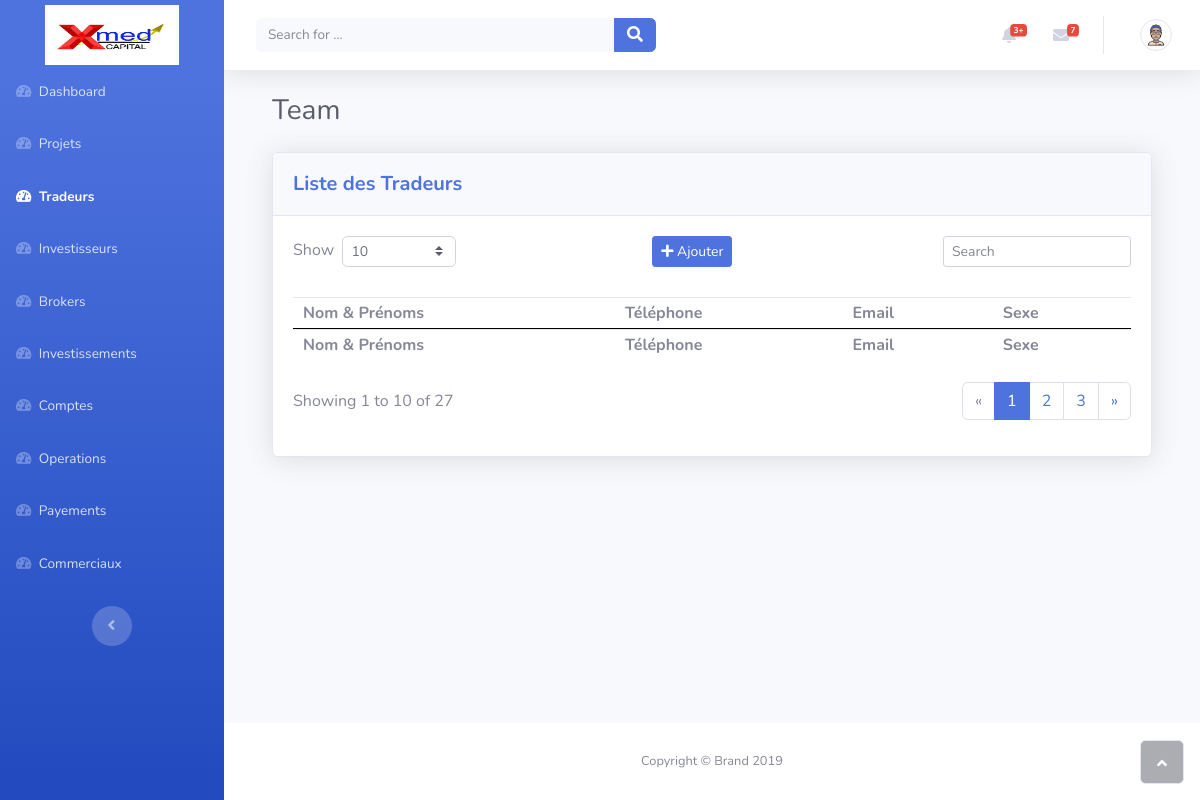
Page /tradeurs/ on the earlier database version.
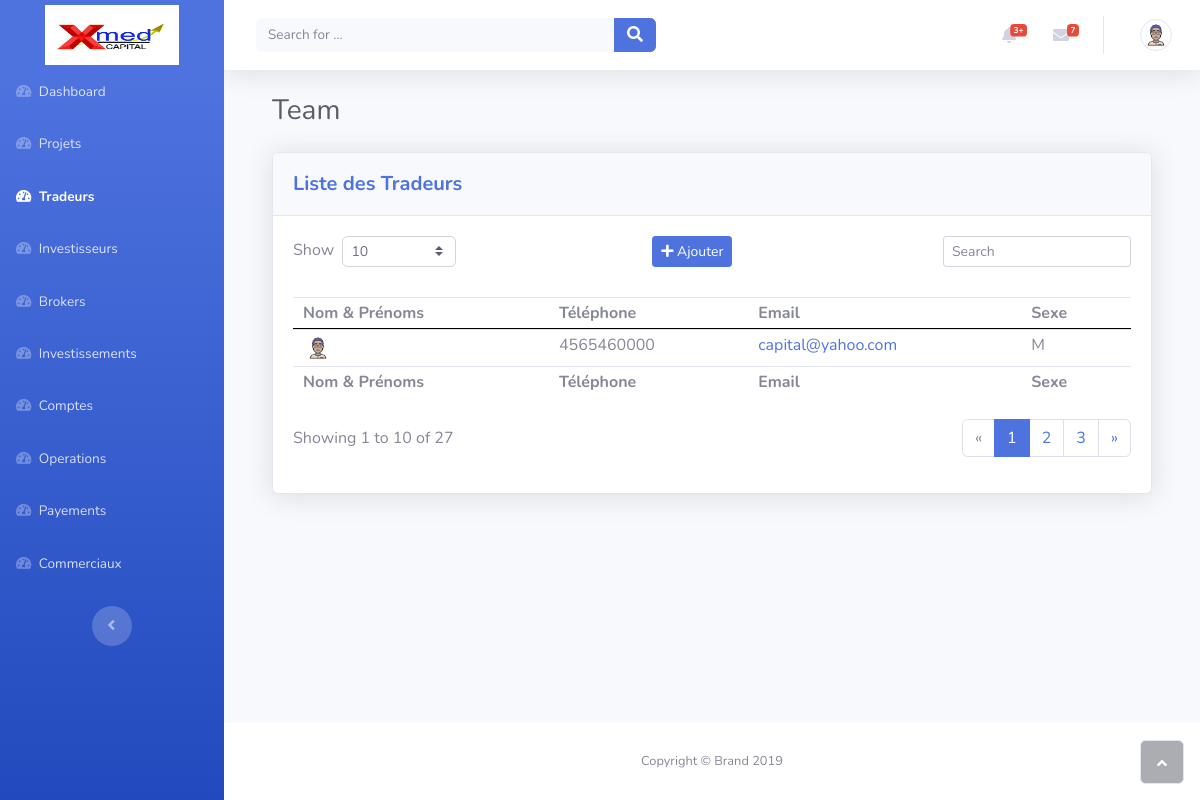
Same page on the later database version.
### tradeur/models.py (models this page shows)
class Tradeur(User):
    telephone = models.CharField(max_length=20, unique=True)
    sexe = models.CharField(max_length=1)
    avatar = models.ImageField(upload_to="photos/", null=True, blank=True)

### tradeur/views.py (the view)
# urls.py: path('', views.index, name="brokers"),
def index(request):
    context = {
        "tradeurs": Tradeur.objects.all()
    }
    return render(request, 'tradeur/index.html', context)

### investisseur/context_processors.py (called while the page is built)
def infos_investisseur(request):
    try:
        investisseur = Investisseur.objects.get(id=request.user.id)
    except Investisseur.DoesNotExist:
        investisseur = None
    context = {'investisseur': investisseur}
    return context

### tradeur/templates/tradeur/index.html (shortened to what this page needs)
{% extends 'base.html' %}
{% load static %}
{% block stylesheets %}
	<link rel="stylesheet" type="text/css" href="{% static 'css/tradeur/index.css' %}">
{% endblock %}
{% block content %}
	<div class="container-fluid">
		<div class="container-fluid">
			<h3 class="text-dark mb-4">Team</h3>
			<div class="card shadow">
				<div class="card-header py-3">
					<p class="text-primary m-0 font-weight-bold lead">Liste des Tradeurs</p>
				</div>
				<div class="card-body">
					<div class="row">
						<div class="col-md-5 text-nowrap">
							<div id="dataTable_length" class="dataTables_length" aria-controls="dataTable">
								<label>
									Show
									<select class="form-control form-control-sm custom-select custom-select-sm">
										<option value="10" selected>10</option>
									</select>
								</label>
							</div>
						</div>
						<div class="col-md-2">
							<div class="mb-3">
								<a class="btn btn-primary btn-sm" href="{% url 'ajouter_tradeur' %} ">
									<i class="fas fa-plus"></i>
									Ajouter
								</a>
							</div>
						</div>
						<div class="col-md-5">
							<div class="text-md-right dataTables_filter" id="dataTable_filter">
								<label>
									<input type="search" class="form-control form-control-sm" aria-controls="dataTable" placeholder="Search" />
								</label>
							</div>
						</div>
					</div>
					<div class="table-responsive table mt-2" id="dataTable" role="grid" aria-describedby="dataTable_info">
						<table class="table dataTable my-0" id="dataTable">
							<thead>
								<tr>
									<th>Nom & Prénoms</th>
									<th>Téléphone</th>
									<th>Email</th>
									<th>Sexe</th>
								</tr>
							</thead>
							<tbody>
                                {% for tradeur in tradeurs %}
                                    <tr onclick="console.log('ok'); window.location = '{% url "profile_tradeur" pk=tradeur.id %}';" style="cursor: pointer;">
                                        <td>
                                            {% if tradeur.avatar %}
                                                <img class="rounded-circle mr-2" width="30" height="30" src="{{tradeur.avatar.url}}"  alt="avatar"/>
                                            {% else %}
                                                <img class="rounded-circle mr-2" width="30" height="30" src="{% static 'img/avatars/avatar6.png' %}"  alt="avatar"/>
                                            {% endif %}
                                        </td>
                                        <td>{{ tradeur.telephone }}</td>
                                        <td><a href="mailto:{{ tradeur.email }}">{{ tradeur.email }}</a></td>
                                        <td>{{ tradeur.sexe }}</td>
                                    </tr>
                                {% endfor %}
							</tbody>
							<tfoot>
								<tr>
									<td><strong>Nom & Prénoms</strong></td>
									<td><strong>Téléphone</strong></td>
									<td><strong>Email</strong></td>
									<td><strong>Sexe</strong></td>
								</tr>
							</tfoot>
						</table>
					</div>
					<div class="row">
						<div class="col-md-6 align-self-center">
							<p id="dataTable_info" class="dataTables_info" role="status" aria-live="polite">Showing 1 to 10 of 27</p>
						</div>
						<div class="col-md-6">
							<nav class="d-lg-flex justify-content-lg-end dataTables_paginate paging_simple_numbers">
								<ul class="pagination">
									<li class="page-item disabled"><a class="page-link" href="#" aria-label="Previous"><span aria-hidden="true">«</span></a></li>
									<li class="page-item active"><a class="page-link" href="#">1</a></li>
									<li class="page-item"><a class="page-link" href="#">2</a></li>
									<li class="page-item"><a class="page-link" href="#">3</a></li>
									<li class="page-item"><a class="page-link" href="#" aria-label="Next"><span aria-hidden="true">»</span></a></li>
								</ul>
							</nav>
						</div>
					</div>
				</div>
			</div>
		</div>
	</div>
{% endblock %}

Differences in the rows shown:
added Tradeur: telephone "4565460000", email "capital@yahoo.com", sexe "M"
